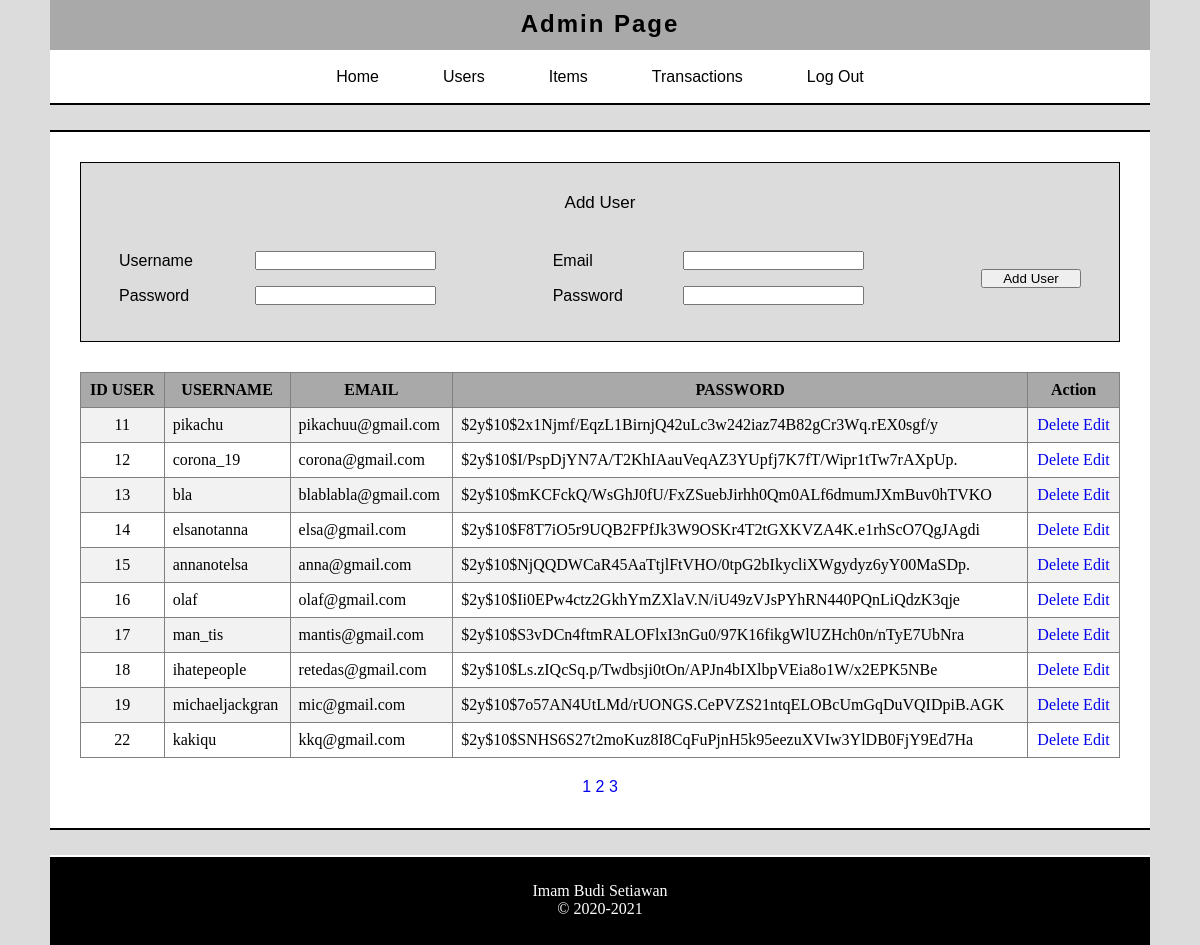
Screenshot of /admin-user.php?halaman=2 (signed in) with the database file from the repository.
### tables this page shows
CREATE TABLE `users` (
  `id_user` int(10) NOT NULL,
  `username` varchar(15) NOT NULL,
  `email` varchar(50) NOT NULL,
  `password` varchar(300) NOT NULL
);

### admin-user.php (the view, shortened to what this page needs)
<?php
require 'all.php';
?>
<!DOCTYPE html>
<html>
<head>
	<link rel="stylesheet" type="text/css" href="style/dash-style.css">
	<link rel="stylesheet" type="text/css" href="style/admin-style.css">
</head>
<body>
	<?php include 'include/header.php'; ?>
	<div class="contentUser">
		<div class="contentAddUser">
			<p>Add User</p>
			<form action="" method="post">
				<table>
					<tr>
						<td><label for="username">Username</label></td>
						<td><input type="username" name="username" id="username"></td>
						<td><label for="email">Email</label></td>
						<td><input type="email" name="email" id="email"></td>
						<td colspan="2" rowspan="2" width="10%">
							<button type="submit" name="submit">Add User</button>
						</td>
					</tr>
					<tr>
						<td><label for="password">Password</label></td>
						<td><input type="password" name="password" id="password"></td>
						<td><label for="password2">Password</label></td>
						<td><input type="password" name="password2" id="password2"></td>
					</tr>
				</table>
			</form>
		</div>
		<table width="100%" border="1" class="UserTable">
			<tr>
				<th>ID USER</th>
				<th>USERNAME</th>
				<th>EMAIL</th>
				<th>PASSWORD</th>
				<th>Action</th>
			</tr>
			<?php
				$halaman = 10;
				$page = isset($_GET["halaman"]) ? (int)$_GET["halaman"] : 1;
				$mulai = ($page>1) ? ($page * $halaman) - $halaman : 0;
				$result = mysqli_query($conn, "SELECT * FROM users");
				$total = mysqli_num_rows($result);
				$pages = ceil($total/$halaman);
				$query = mysqli_query($conn, "SELECT * FROM users LIMIT $mulai, $halaman") or die(mysql_error);
				while ($data = mysqli_fetch_assoc($query))
			{ ?>
				<tr>
					<td class="id-user"><?php echo $data['id_user']; ?></td>
					<td><?php echo $data['username']; ?></td>
					<td><?php echo $data['email']; ?></td>
					<td><?php echo $data['password']; ?></td>
					<td class="action"><a href="delete.php?id_user=<?=$data['id_user'];?>">Delete</a>
		 			<a href="edit.php?id_user=<?=$data['id_user'];?>">Edit</a></td>
				</tr>
				<?php } ?>
		</table>
		<div class="paging">
			<?php for ($i=1; $i <= $pages ; $i++) { ?>
			<a href="?halaman=<?php echo $i; ?>"><?php echo $i; ?></a>
			<?php } ?>
		</div>
	</div>
	<?php include 'include/footer.php'; ?>
</body>
</html>

### style/dash-style.css (style rules this page uses)
* { margin: 0; padding: 0; box-sizing: border-box; }
body { background: #DCDCDC; }
.paging { margin-top: 20px; font-family: 'Fira Sans', sans-serif; text-align: center; }
.paging a { text-decoration: none; }

### style/admin-style.css (style rules this page uses)
table { border-collapse: collapse; width: 100%; }
th, td { text-align: left; padding: 8px; }
.UserTable tr:nth-child(even) { background-color: #f2f2f2 }
.id-user { text-align: center; }
.action { text-align: center; }
.action a { text-decoration: none; }
th { text-align: center; background-color: #A9A9A9; color: black; }
.paging { margin-top: 20px; font-family: 'Fira Sans', sans-serif; text-align: center; }
.paging a { text-decoration: none; }
.contentAddUser { font-family: 'Fira Sans', sans-serif; height: 180px; background: #DCDCDC; padding: 30px; margin-bottom: 30px; border: 1px solid black; }
.contentAddUser p, .editUser p, .contentAddItem p { text-align: center; font-size: 17px; }
.contentAddUser table { margin-top: 30px; }
.contentAddUser button { width: 100px; }
.contentUser { padding: 30px; width: 1100px; height: 700px; margin: 0 auto; position: relative; margin-top: 50px; background: #fff; border-top: 2px solid #000; border-bottom: 2px solid #000; }

### rows the page displays
users: id_user "11", username "pikachu", email "pikachuu@gmail.com", password "$2y$10$2x1Njmf/EqzL1BirnjQ42uLc3w242iaz74B82gCr3Wq.rEX0sgf/y"
users: id_user "12", username "corona_19", email "corona@gmail.com", password "$2y$10$I/PspDjYN7A/T2KhIAauVeqAZ3YUpfj7K7fT/Wipr1tTw7rAXpUp."
users: id_user "13", username "bla", email "blablabla@gmail.com", password "$2y$10$mKCFckQ/WsGhJ0fU/FxZSuebJirhh0Qm0ALf6dmumJXmBuv0hTVKO"
users: id_user "14", username "elsanotanna", email "elsa@gmail.com", password "$2y$10$F8T7iO5r9UQB2FPfJk3W9OSKr4T2tGXKVZA4K.e1rhScO7QgJAgdi"
users: id_user "15", username "annanotelsa", email "anna@gmail.com", password "$2y$10$NjQQDWCaR45AaTtjlFtVHO/0tpG2bIkycliXWgydyz6yY00MaSDp."
users: id_user "16", username "olaf", email "olaf@gmail.com", password "$2y$10$Ii0EPw4ctz2GkhYmZXlaV.N/iU49zVJsPYhRN440PQnLiQdzK3qje"
users: id_user "17", username "man_tis", email "mantis@gmail.com", password "$2y$10$S3vDCn4ftmRALOFlxI3nGu0/97K16fikgWlUZHch0n/nTyE7UbNra"
users: id_user "18", username "ihatepeople", email "retedas@gmail.com", password "$2y$10$Ls.zIQcSq.p/Twdbsji0tOn/APJn4bIXlbpVEia8o1W/x2EPK5NBe"
users: id_user "19", username "michaeljackgran", email "mic@gmail.com", password "$2y$10$7o57AN4UtLMd/rUONGS.CePVZS21ntqELOBcUmGqDuVQIDpiB.AGK"
users: id_user "22", username "kakiqu", email "kkq@gmail.com", password "$2y$10$SNHS6S27t2moKuz8I8CqFuPjnH5k95eezuXVIw3YlDB0FjY9Ed7Ha"
